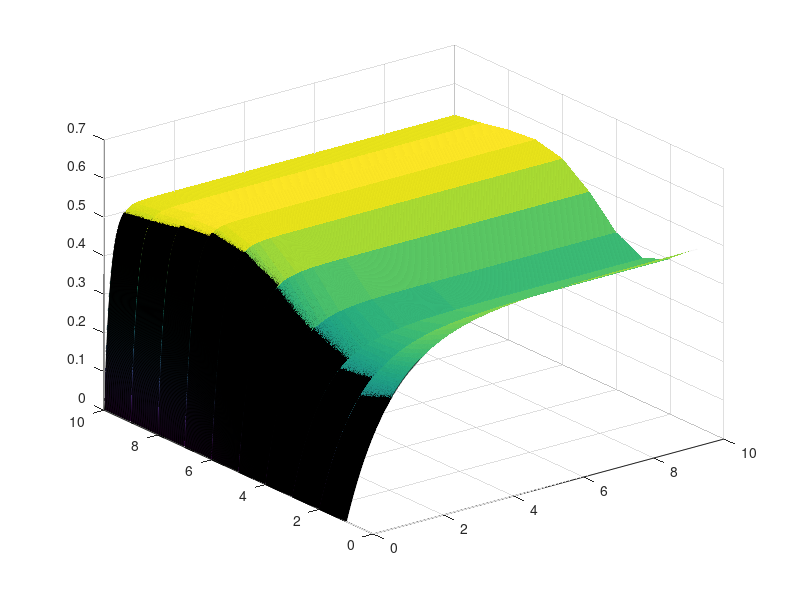
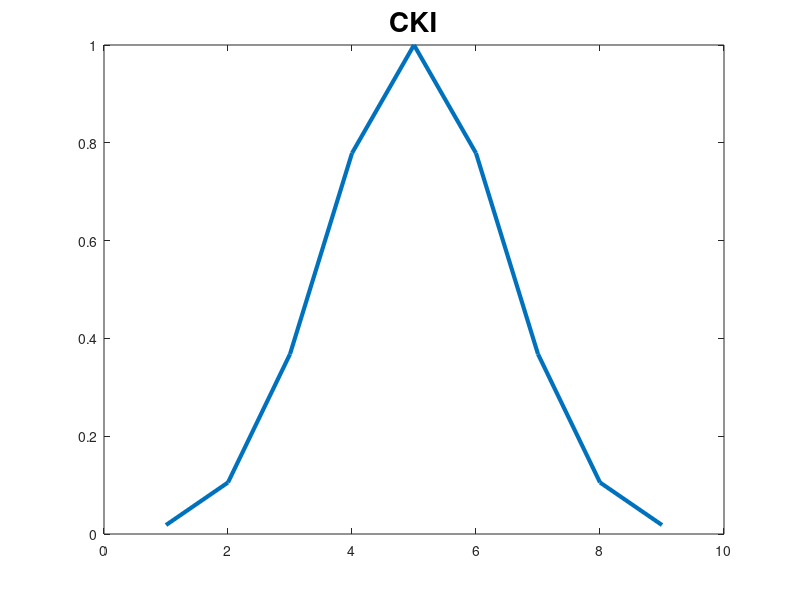
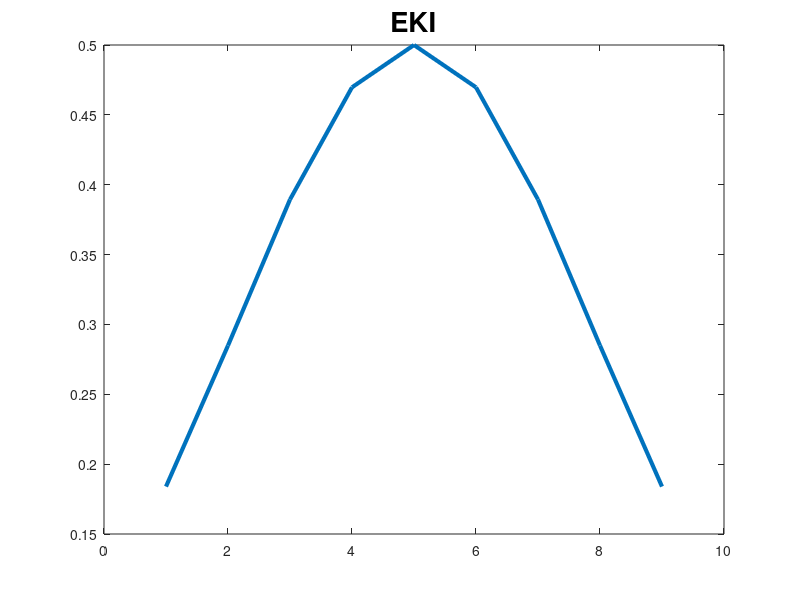

These figures' MATLAB source, in order: (Note: this script raises an error after producing the figures.)
% Question D of the distance-dependent receptive field %

clc
clear all 

% set parameters 
A = 0.1; %constant specified in homework 
B = 1; %constant specified in homework 
x_start = 0; % begin with an x value of 0, x(0) = 0 
x_inc = .001; % increments that I want to count by
x_end = 10; % final x value  
time = x_start:x_inc:x_end;
dx = 0;
IA = [0.1, 0.1, 0.1, 0.1, 0.1, 0.8, 0.8, 0.8, 0.8, 0.8];
IB = [0.1, 0.1, 0.1, 0.1, 0.8, 0.8, 0.1, 0.1, 0.1, 0.1];
IC = [0.1, 0.1, 0.8, 0.8, 0.8, 0.8, 0.8, 0.8, 0.1, 0.1];
ID = [0.1, 0.2, 0.3, 0.4, 0.5, 0.6, 0.7, 0.8, 0.9, 1.0];
CKI = exp((-(-4:4).^2)./4);
EKI = (0.5 .* exp(((-(-4:4).^2))./16));

figure(80);
plot(CKI, 'Linewidth',3);
title('CKI', 'FontSize',20)
ylabel('', 'FontSize', 18)
xlabel('','FontSize', 18)


figure(82);
plot(EKI, 'Linewidth',3);
title('EKI', 'FontSize',20)
ylabel('', 'FontSize', 18)
xlabel('','FontSize', 18)


%working on IA input 
x = zeros(length(IA), length(time));

for h = 1:10
    i = IA(h);
    start_k =max(h-4,1);
    end_k =min(10,h+4);
    k = (start_k:end_k); %creating our k vectors
    IA(k); %index K 
    ML= max(5-h,0);%what we are missing on left 
    MR = max(h-6,0); %what we are missing on right
    R = [repmat(IA(start_k), ML, 1);(IA(k))';repmat(IA(end_k), MR, 1)]; %creating input for K 
    ISum = sum(EKI' .* R);
    ASum = sum(CKI' .* R);
   for t = 1:(length(time)-1)
    dx = ((-1 .* A .* x(h,t)) + ((B - x(h,t)).* ASum) - (x(h,t) .* ISum)) * x_inc;
    x(h,t+1)= x(h,t) + dx;
   end 
end 


figure(10);
IA_plot = surf(time, 1:10, x);
IA_plot.FaceAlpha=0.8;
IA_plot.LineStyle='none';
xlabel('Time')
zlabel('Activity')
ylabel('Input')
set(gca, 'fontsize',13)
title('Input A', 'FontSize',20)

%working on IB input 

x = zeros(length(IB), length(time));

for h = 1:10
    i = IB(h);
    start_k =max(h-4,1);
    end_k =min(10,h+4);
    k = (start_k:end_k); %creating our k vectors
    IB(k); %index K 
    ML= max(5-h,0);%what we are missing on left 
    MR = max(h-6,0); %what we are missing on right
    R = [repmat(IB(start_k), ML, 1);(IB(k))';repmat(IB(end_k), MR, 1)]; %creating input for K 
    ISum = sum(EKI' .* R);
    ASum = sum(CKI' .* R);
   for t = 1:(length(time)-1)
    dx = ((-1 .* A .* x(h,t)) + ((B - x(h,t)).* ASum) - (x(h,t) .* ISum)) * x_inc;
    x(h,t+1)= x(h,t) + dx;
   end 
end 

figure(11);
IB_plot = surf(time, 1:10, x);
IB_plot.FaceAlpha=0.8;
IB_plot.LineStyle='none';
xlabel('Time')
zlabel('Activity')
ylabel('Input')
set(gca, 'fontsize',13)
title('Input B', 'FontSize',20)

%working on IC input
x = zeros(length(IC), length(time));

for h = 1:10
    i = IC(h);
    start_k =max(h-4,1);
    end_k =min(10,h+4);
    k = (start_k:end_k); %creating our k vectors
    IC(k); %index K 
    ML= max(5-h,0);%what we are missing on left 
    MR = max(h-6,0); %what we are missing on right
    R = [repmat(IC(start_k), ML, 1);(IC(k))';repmat(IC(end_k), MR, 1)]; %creating input for K 
    ISum = sum(EKI' .* R);
    ASum = sum(CKI' .* R);
   for t = 1:(length(time)-1)
    dx = ((-1 .* A .* x(h,t)) + ((B - x(h,t)).* ASum) - (x(h,t) .* ISum)) * x_inc;
    x(h,t+1)= x(h,t) + dx;
   end 
end 

figure(12);
IC_plot = surf(time, 1:10, x);
IC_plot.FaceAlpha=0.8;
IC_plot.LineStyle='none';
xlabel('Time')
zlabel('Activity')
ylabel('Input')
set(gca, 'fontsize',13)
title('Input C', 'FontSize',20)

%working on ID input
x = zeros(length(ID), length(time));

for h = 1:10
    i = ID(h);
    start_k =max(h-4,1);
    end_k =min(10,h+4);
    k = (start_k:end_k); %creating our k vectors
    ID(k); %index K 
    ML= max(5-h,0);%what we are missing on left 
    MR = max(h-6,0); %what we are missing on right
    R = [repmat(ID(start_k), ML, 1);(ID(k))';repmat(ID(end_k), MR, 1)]; %creating input for K 
    ISum = sum(EKI' .* R);
    ASum = sum(CKI' .* R);
   for t = 1:(length(time)-1)
    dx = ((-1 .* A .* x(h,t)) + ((B - x(h,t)).* ASum) - (x(h,t) .* ISum)) * x_inc;
    x(h,t+1)= x(h,t) + dx;
   end 
end 

figure(13);
ID_plot = surf(time, 1:10, x);
ID_plot.FaceAlpha=0.8;
ID_plot.LineStyle='none';
xlabel('Time')
zlabel('Activity')
ylabel('Input')
set(gca, 'fontsize',13)
title('Input D', 'FontSize',20)
